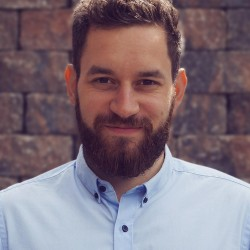
#> input picture IPYNB-Notebooks/test-images/U4.jpg, 250 x 250 px
$ jupyter execute --allow-errors machine-learning-pipeline.ipynb   (shell and % lines are left out)   (text cells are left out)
#> lines starting #> are read from the running program, lines starting #| are printed output that depends on the picture; after the words box and inside, x2 and y2 are one past the last pixel; in counts of white or black regions, pixels touching at a corner belong together; pictures that were not available may be replaced by others from this repository, and a replacement may not be noted
[cell 1]
import numpy as np
import pandas as pd

from glob import glob
from PIL import Image

import pickle
import cv2

import matplotlib.pyplot as plt
import seaborn as sns

from sklearn.decomposition import PCA
from sklearn.svm import SVC
from sklearn.model_selection import train_test_split

import warnings
warnings.filterwarnings('ignore')

[cell 2]
# harrcascade classifier
harr = cv2.CascadeClassifier('./harrcascade-classifier/haarcascade_frontalface_default.xml')

# mean of preprocessed data
XMean = pickle.load(open('./models/XMean.pickle', 'rb'))
#> (reads IPYNB-Notebooks/models/XMean.pickle from the repository)

# svm model
model_svm = pickle.load(open('./models/SVC_Model.pickle', 'rb'))
#> (reads IPYNB-Notebooks/models/SVC_Model.pickle from the repository)

# pca model
#> (the rest of this cell did not finish here and is left out)

[cell 3]
gender = ['Male', 'Female']

# reading image by opencv
def gender_prediction(img, color='rgb'):

    # converting to grayscale
    if color == 'bgr':
        gray = cv2.cvtColor(img, cv2.COLOR_BGR2GRAY)
    else:
        gray = cv2.cvtColor(img, cv2.COLOR_RGB2GRAY)

    # face detection harrcascade classifier
    faces = harr.detectMultiScale(gray, 1.5, 3)

    for x, y, w, h in faces:

        cv2.rectangle(img, (x, y), (x+w, y+h), (0, 255, 0), 2)

        # cropping face
        roi = gray[y:y+h, x:x+w]

        # normalizing
        roi = roi/255.0

        # resize
        if roi.shape[1] > 100:
            roi_resize = cv2.resize(roi, (100, 100), cv2.INTER_AREA)
        else:
            roi_resize = cv2.resize(roi, (100, 100), cv2.INTER_CUBIC)

        # reshape --> flatten
        roi_reshape = roi_resize.reshape(1, -1)

        # subtracting mean
        roi_mean = roi_reshape - XMean

        # eigen faces
        eigen_image = model_pca.transform(roi_mean)

        # score prediction by probability
        results = model_svm.predict_proba(eigen_image)[0]

        score = results[results.argmax()]

        # printing result onto image
        text = "%s : %0.2f"%(gender[results.argmax()], score)

        cv2.putText(img, text, (x, y), cv2.FONT_HERSHEY_SIMPLEX, 1, (0, 255, 0), 2)

    return img

[cell 4]
test_image_1 = './test-images/U2.jpg'
test_image_2 = './test-images/U4.jpg'

img = Image.open(test_image_2)
#> img is the input picture: PIL image 250x250 RGB; mean R, G, B 127.4, 111, 120.8
img = np.array(img)
#> (the rest of this cell did not finish here and is left out)

#> in gender_prediction, `gray = cv2.cvtColor(img, cv2.COLOR_RGB2GRAY)`:
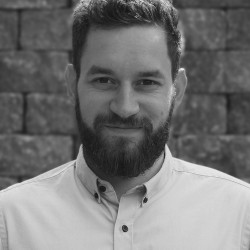
#> gray: shape (250, 250); min 17, max 238, mean 117
#> in gender_prediction, `faces = harr.detectMultiScale(gray, 1.5, 3)`: faces = [[63, 33, 122, 122]]
#> the loop in gender_prediction, `for x, y, w, h in faces: ` made 1 pass
#> pass 1, in gender_prediction, `roi = gray[y:y+h, x:x+w]`:
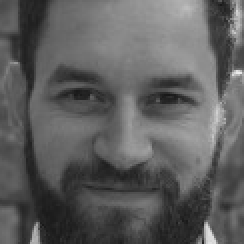
#> roi: shape (122, 122) (shown 2 times larger); min 23, max 236, mean 94.1
#> after the loop in gender_prediction, `for x, y, w, h in faces:`:
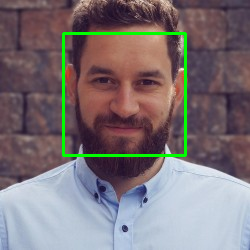
#> img: shape (250, 250, 3); 2.34% of pixels changed, all inside (x1, y1, x2, y2) = (62, 32, 187, 157)
plt.imshow(img)

[cell 5]
img = Image.open(test_image_1)
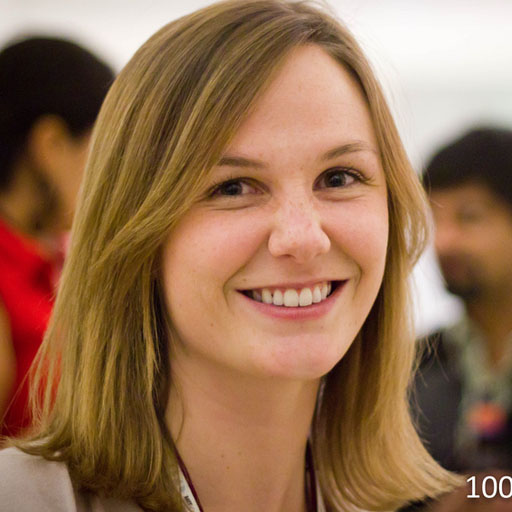
#> input picture IPYNB-Notebooks/test-images/U2.jpg, 512 x 512 px
#> img is the input picture: PIL image 512x512 RGB; mean R, G, B 149.2, 111, 81.4
img = np.array(img)
#> (the rest of this cell did not finish here and is left out)

#> call 2 of gender_prediction, with color = 'rgb'
#> in gender_prediction (call 2), `gray = cv2.cvtColor(img, cv2.COLOR_RGB2GRAY)`:
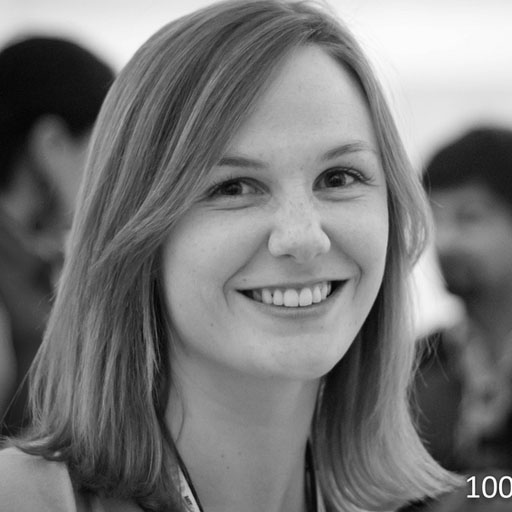
#> gray: shape (512, 512); min 3, max 255, mean 119
#> in gender_prediction (call 2), `faces = harr.detectMultiScale(gray, 1.5, 3)`: faces = [[151, 81, 273, 273]]
#> the loop in gender_prediction, `for x, y, w, h in faces: ` made 1 pass
#> after the loop in gender_prediction, `for x, y, w, h in faces:`:
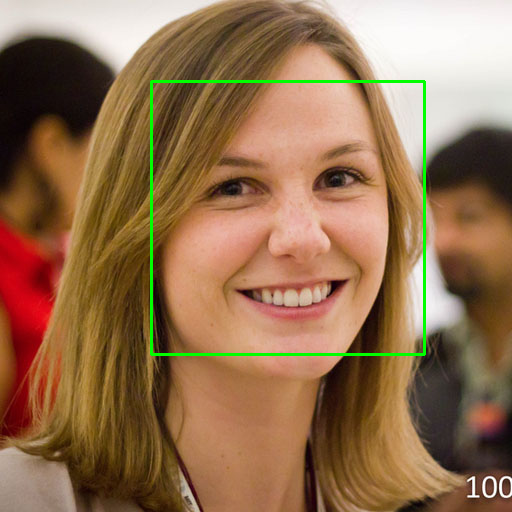
#> img: shape (512, 512, 3); 1.25% of pixels changed, all inside (x1, y1, x2, y2) = (150, 80, 426, 356)
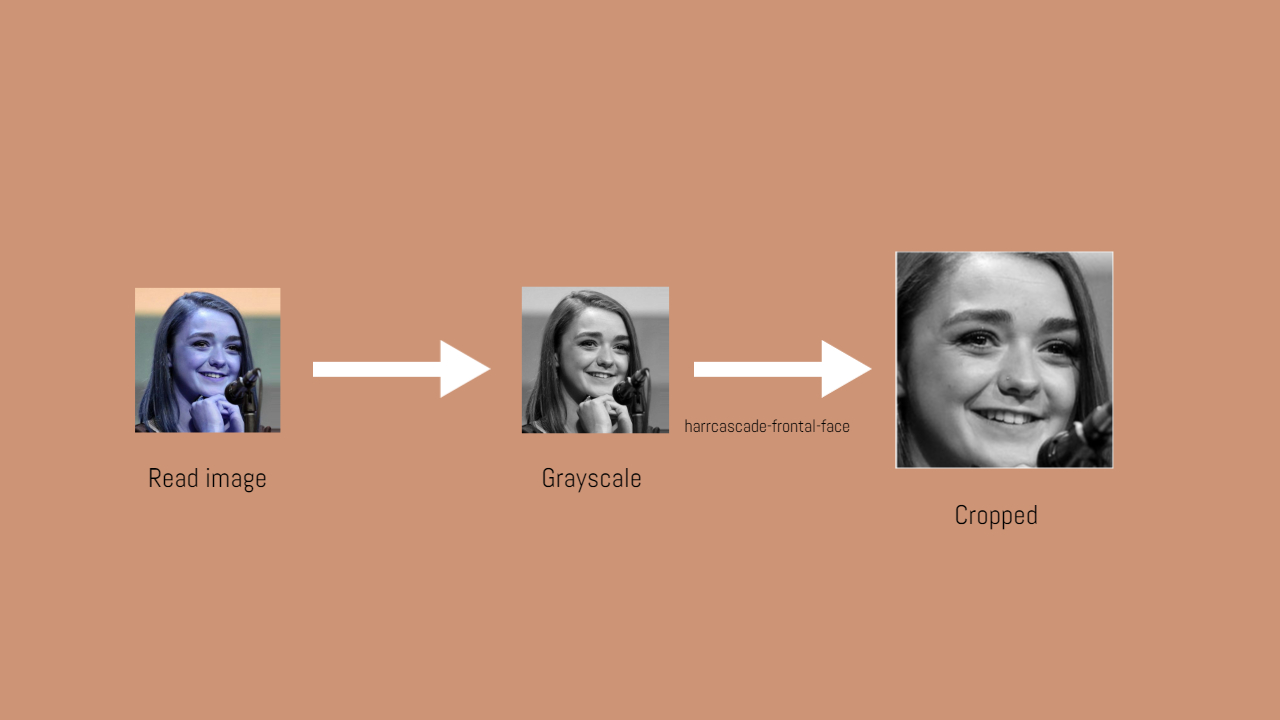
#> input picture IPYNB-Notebooks/saved-images/cropping.jpg, 1280 x 720 px, given in place of test.mp4, which was not available
#> further down, frame is the input picture: shape (720, 1280, 3); mean B, G, R 119.1, 145.5, 196.4
plt.imshow(img)

[cell 6]
def ResizeWithAspectRatio(image, width=None, height=None, inter=cv2.INTER_AREA):
    dim = None
    (h, w) = image.shape[:2]

    if width is None and height is None:
        return image
    if width is None:
        r = height / float(h)
        dim = (int(w * r), height)
    else:
        r = width / float(w)
        dim = (width, int(h * r))

    return cv2.resize(image, dim, interpolation=inter)

[cell 7]
cap = cv2.VideoCapture('./test-images/test.mp4')

#> (the rest of this cell did not finish here and is left out)

#> call 3 of gender_prediction, with color = 'bgr'
#> in gender_prediction (call 3), `gray = cv2.cvtColor(img, cv2.COLOR_BGR2GRAY)`:
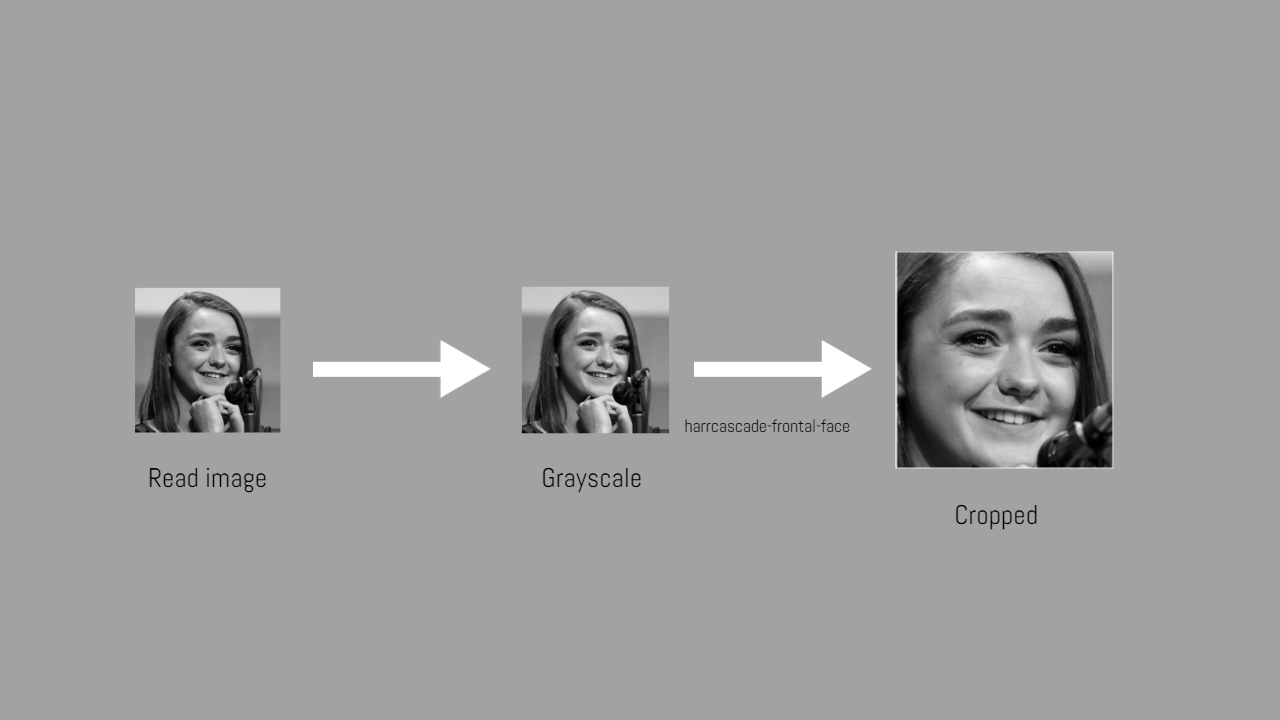
#> gray: shape (720, 1280); min 0, max 255, mean 158
#> in gender_prediction (call 3), `faces = harr.detectMultiScale(gray, 1.5, 3)`: faces = [[173, 312, 81, 81], [560, 312, 81, 81], [921, 274, 182, 182]]
#> the loop in gender_prediction, `for x, y, w, h in faces: ` made 1 pass
#> pass 1, in gender_prediction (call 3), `roi_resize = cv2.resize(roi, (100, 100), cv2.INTER_CUBIC)`:
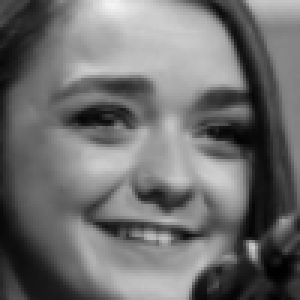
#> roi_resize: shape (100, 100) float64 (shown 3 times larger); min 0.00299, max 0.957, mean 0.435
#> after the loop in gender_prediction, `for x, y, w, h in faces:`:
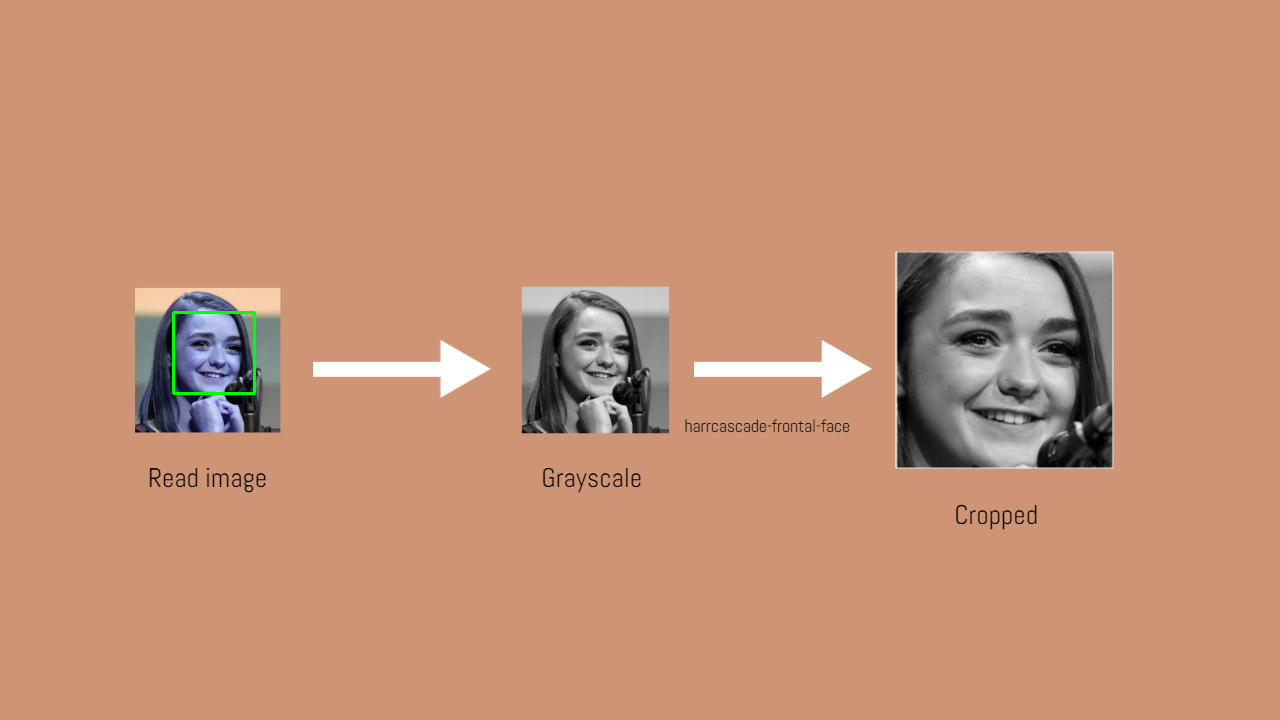
#> img: shape (720, 1280, 3); 0.11% of pixels changed, all inside (x1, y1, x2, y2) = (172, 311, 256, 395)

    resize = ResizeWithAspectRatio(frame, width=400)# Resize by width OR
    # resize = ResizeWithAspectRatio(image, height=1280) # Resize by height

    cv2.imshow('Gender Detection', resize)

    if cv2.waitKey(20) == 27:
        break

cv2.destroyAllWindows()
cap.release()
